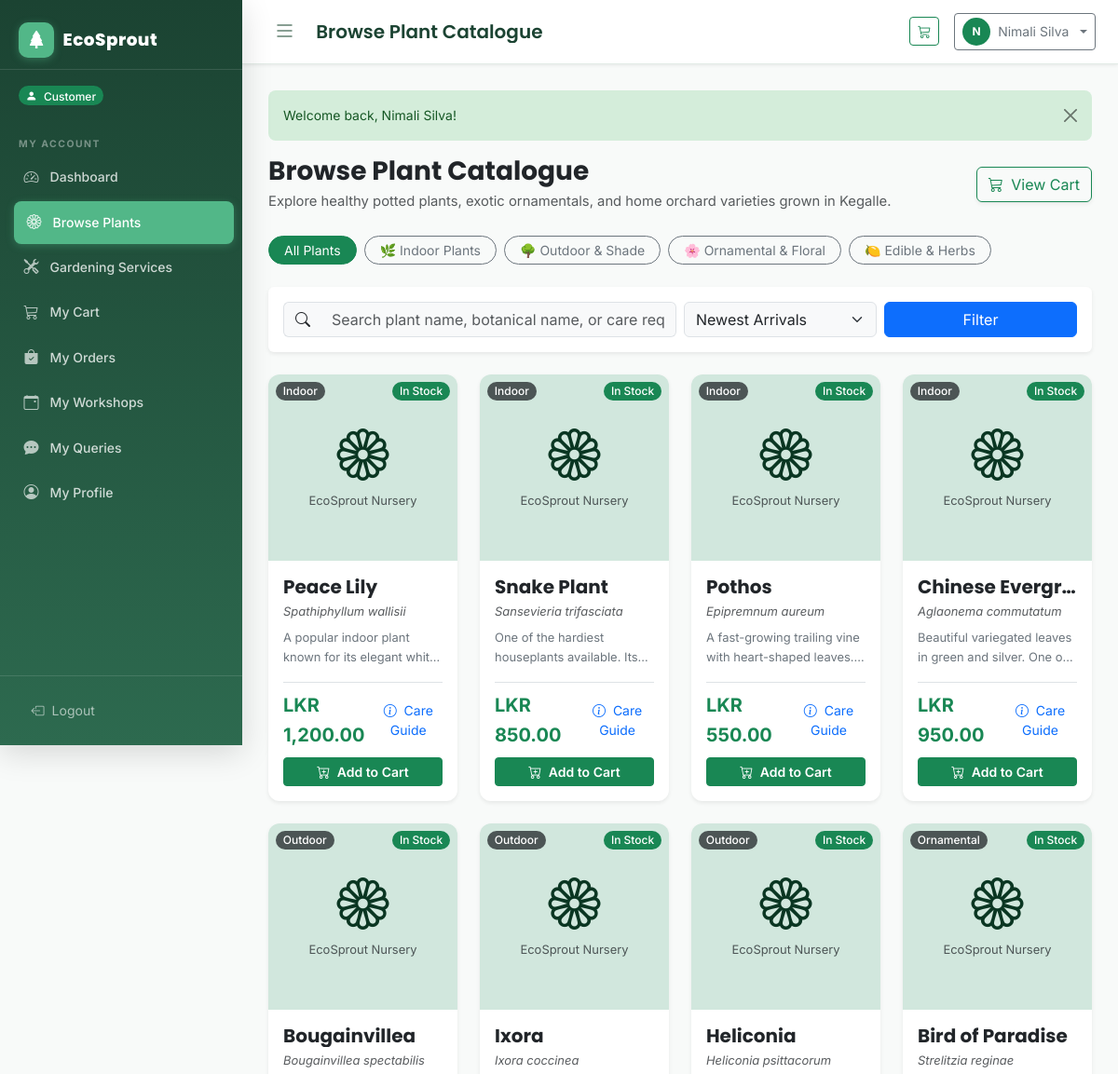
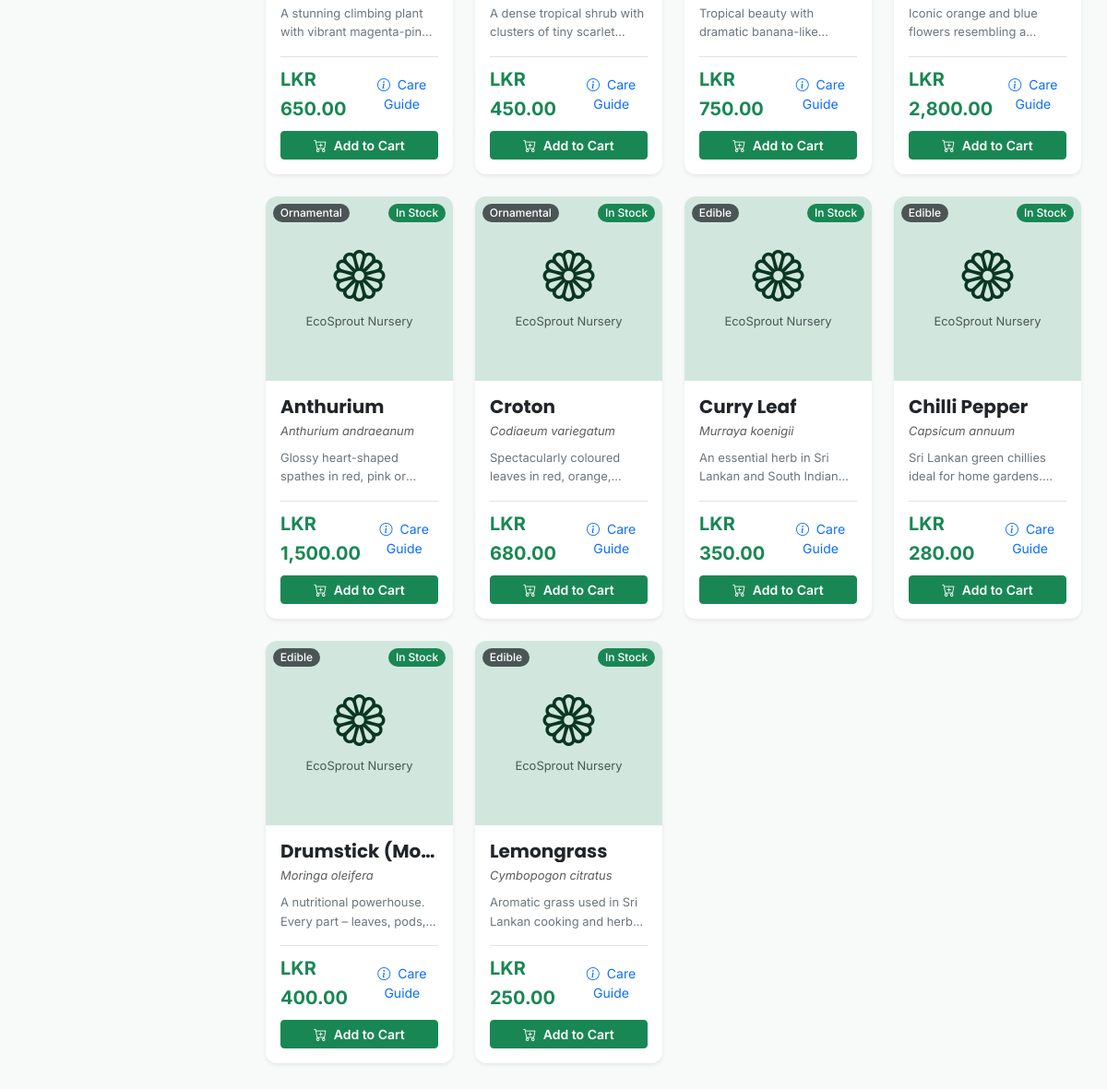
The app's page /customer/catalogue.php (signed in) with its own data (2 pictures, top to bottom).
### tables this page shows
CREATE TABLE IF NOT EXISTS plants (
    id                 INT UNSIGNED AUTO_INCREMENT PRIMARY KEY,
    plant_name         VARCHAR(150) NOT NULL,
    botanical_name     VARCHAR(200) NULL,
    category           ENUM('indoor','outdoor','ornamental','edible') NOT NULL DEFAULT 'indoor',
    description        TEXT         NULL,
    care_instructions  TEXT         NULL,
    price              DECIMAL(10,2) NOT NULL DEFAULT 0.00,
    stock_quantity     INT UNSIGNED  NOT NULL DEFAULT 0,
    image              VARCHAR(255)  NULL COMMENT 'Relative path under assets/images/plants/',
    created_at         TIMESTAMP NOT NULL DEFAULT CURRENT_TIMESTAMP,
    updated_at         TIMESTAMP NOT NULL DEFAULT CURRENT_TIMESTAMP ON UPDATE CURRENT_TIMESTAMP,
    INDEX idx_category (category),
    INDEX idx_plant_name (plant_name),
    INDEX idx_stock (stock_quantity)
);

### includes/auth.php (called while the page is built, shortened)
<?php
function getBaseUrl(): string
{
    $protocol = (!empty($_SERVER['HTTPS']) && $_SERVER['HTTPS'] !== 'off') ? 'https' : 'http';
    $host     = $_SERVER['HTTP_HOST'] ?? 'localhost';
    $scriptName = str_replace('\\', '/', $_SERVER['SCRIPT_NAME'] ?? '');
    if (preg_match('#^(.*?)/(?:admin|staff|customer|actions|includes|assets|database)(?:/|$)#i', $scriptName, $matches)) {
        $subFolder = $matches[1];
    } else {
        $subFolder = dirname($scriptName);
    }
    $subFolder = str_replace('\\', '/', $subFolder);
    return rtrim($protocol . '://' . $host . $subFolder, '/');
}

### customer/catalogue.php (the view, shortened to what this page needs)
<?php
require_once __DIR__ . '/../includes/auth.php';
require_once __DIR__ . '/../includes/functions.php';
$pdo  = getPDO();
$base = getBaseUrl();
$search   = trim($_GET['search'] ?? '');
$category = trim($_GET['category'] ?? '');
$sort     = trim($_GET['sort'] ?? 'newest');
$where  = [];
$params = [];
$whereClause = $where ? 'WHERE ' . implode(' AND ', $where) : '';
$orderBy = match($sort) {
    'price_asc'  => 'ORDER BY price ASC',
    'price_desc' => 'ORDER BY price DESC',
    'name'       => 'ORDER BY plant_name ASC',
    default      => 'ORDER BY created_at DESC'
};
$stmt = $pdo->prepare("SELECT * FROM plants $whereClause $orderBy");
$stmt->execute($params);
$plants = $stmt->fetchAll();
$pageHeading = 'Browse Plant Catalogue';
$cartAction  = $base . '/actions/cart_action.php';
?>
<!DOCTYPE html>
<html lang="en">
<head>
    <link rel="stylesheet" href="https://cdn.jsdelivr.net/npm/bootstrap@5.3.3/dist/css/bootstrap.min.css">
    <link rel="stylesheet" href="https://cdn.jsdelivr.net/npm/bootstrap-icons@1.11.3/font/bootstrap-icons.min.css">
    <link rel="stylesheet" href="<?= $base ?>/assets/css/style.css">
</head>
<body>
<div class="app-wrapper">
    <?php require_once __DIR__ . '/../components/sidebar.php'; ?>
    <div class="main-content">
        <?php require_once __DIR__ . '/../components/navbar.php'; ?>
        <div class="content-area">
            <?= renderFlash() ?>
            <div class="d-flex flex-column flex-md-row justify-content-between align-items-md-center gap-3 mb-4">
                <div>
                    <h2 class="h3 mb-1 text-dark fw-bold"><?= htmlspecialchars($pageHeading) ?></h2>
                    <p class="text-muted mb-0">Explore healthy potted plants, exotic ornamentals, and home orchard varieties grown in Kegalle.</p>
                </div>
                <div>
                    <a href="<?= $base ?>/customer/cart.php" class="btn btn-outline-success shadow-sm">
                        <i class="bi bi-cart3 me-1"></i> View Cart
                    </a>
                </div>
            </div>
            <div class="d-flex flex-wrap gap-2 mb-4">
                <a href="<?= $base ?>/customer/catalogue.php" class="btn btn-sm <?= empty($category) ? 'btn-success' : 'btn-outline-secondary' ?> rounded-pill px-3">
                    All Plants
                </a>
                <a href="<?= $base ?>/customer/catalogue.php?category=indoor" class="btn btn-sm <?= $category === 'indoor' ? 'btn-success' : 'btn-outline-secondary' ?> rounded-pill px-3">
                    🌿 Indoor Plants
                </a>
                <a href="<?= $base ?>/customer/catalogue.php?category=outdoor" class="btn btn-sm <?= $category === 'outdoor' ? 'btn-success' : 'btn-outline-secondary' ?> rounded-pill px-3">
                    🌳 Outdoor & Shade
                </a>
                <a href="<?= $base ?>/customer/catalogue.php?category=ornamental" class="btn btn-sm <?= $category === 'ornamental' ? 'btn-success' : 'btn-outline-secondary' ?> rounded-pill px-3">
                    🌸 Ornamental & Floral
                </a>
                <a href="<?= $base ?>/customer/catalogue.php?category=edible" class="btn btn-sm <?= $category === 'edible' ? 'btn-success' : 'btn-outline-secondary' ?> rounded-pill px-3">
                    🍋 Edible & Herbs
                </a>
            </div>
            <div class="card border-0 shadow-sm mb-4">
                <div class="card-body p-3">
                    <form method="GET" action="" class="row g-2 align-items-center">
                        <div class="col-12 col-md-6">
                            <div class="input-group">
                                <span class="input-group-text bg-light border-end-0"><i class="bi bi-search"></i></span>
                                <input type="text" name="search" class="form-control bg-light border-start-0"
                                       placeholder="Search plant name, botanical name, or care requirements..."
                                       value="<?= htmlspecialchars($search) ?>">
                            </div>
                        </div>
                        <div class="col-6 col-md-3">
                            <select name="sort" class="form-select bg-light">
                                <option value="newest" <?= $sort === 'newest' ? 'selected' : '' ?>>Newest Arrivals</option>
                            </select>
                        </div>
                        <div class="col-6 col-md-3 d-flex gap-2">
                            <button type="submit" class="btn btn-primary flex-grow-1">Filter</button>
                        </div>
                    </form>
                </div>
            </div>
            <?php if (empty($plants)): ?>
                <div class="card border-0 shadow-sm text-center py-5">
                    <div class="card-body">
                        <i class="bi bi-tree display-4 text-muted mb-3 d-block"></i>
                        <h5>No plants matched your selection</h5>
                        <p class="text-muted">Try clearing your search terms or picking another category.</p>
                        <a href="<?= $base ?>/customer/catalogue.php" class="btn btn-primary">Browse All Plants</a>
                    </div>
                </div>
            <?php else: ?>
                <div class="row g-4">
                    <?php foreach ($plants as $p):
                        $inStock = (int)$p['stock_quantity'] > 0;
                        $lowStock = $inStock && (int)$p['stock_quantity'] <= 5;
                    ?>
                        <div class="col-12 col-sm-6 col-lg-4 col-xl-3">
                            <div class="card border-0 shadow-sm h-100 plant-card d-flex flex-column">
                                <div class="position-relative bg-light rounded-top overflow-hidden" style="height: 200px;">
                                    <?php if (!empty($p['image'])): ?>
                                        <img src="<?= $base ?>/assets/images/plants/<?= htmlspecialchars($p['image']) ?>"
                                             alt="<?= htmlspecialchars($p['plant_name']) ?>"
                                             class="w-100 h-100 object-fit-cover">
                                    <?php else: ?>
                                        <div class="w-100 h-100 d-flex flex-column align-items-center justify-content-center text-success-emphasis bg-success-subtle">
                                            <i class="bi bi-flower1 display-4"></i>
                                            <span class="small text-muted mt-1">EcoSprout Nursery</span>
                                        </div>
                                    <?php endif; ?>
                                    <span class="badge bg-dark bg-opacity-75 position-absolute top-0 start-0 m-2 rounded-pill text-capitalize">
                                        <?= htmlspecialchars($p['category']) ?>
                                    </span>
                                    <span class="badge position-absolute top-0 end-0 m-2 rounded-pill <?= !$inStock ? 'bg-danger' : ($lowStock ? 'bg-warning text-dark' : 'bg-success') ?>">
                                        <?= !$inStock ? 'Out of Stock' : ($lowStock ? 'Only ' . $p['stock_quantity'] . ' Left' : 'In Stock') ?>
                                    </span>
                                </div>
                                <div class="card-body d-flex flex-column p-3">
                                    <h5 class="fw-bold text-dark mb-1 text-truncate" title="<?= htmlspecialchars($p['plant_name']) ?>">
                                        <?= htmlspecialchars($p['plant_name']) ?>
                                    </h5>
                                    <?php if (!empty($p['botanical_name'])): ?>
                                        <small class="text-muted fst-italic mb-2 d-block text-truncate">
                                            <?= htmlspecialchars($p['botanical_name']) ?>
                                        </small>
                                    <?php endif; ?>
                                    <p class="text-secondary small mb-3 flex-grow-1" style="display: -webkit-box; -webkit-line-clamp: 2; -webkit-box-orient: vertical; overflow: hidden;">
                                        <?= htmlspecialchars($p['description'] ?? 'Cultivated sustainably in Sri Lankan tropical climate.') ?>
                                    </p>
                                    <div class="pt-2 border-top mt-auto">
                                        <div class="d-flex justify-content-between align-items-center mb-2">
                                            <span class="fw-bold text-success fs-5"><?= formatLKR($p['price']) ?></span>
                                            <button type="button" class="btn btn-link btn-sm text-decoration-none p-0"
                                                    onclick='viewCareGuide(<?= json_encode($p) ?>)'>
                                                <i class="bi bi-info-circle me-1"></i> Care Guide
                                            </button>
                                        </div>
                                        <?php if ($inStock): ?>
                                            <form method="POST" action="<?= $cartAction ?>" class="d-flex gap-2">
                                                <button type="submit" class="btn btn-success w-100 btn-sm fw-semibold">
                                                    <i class="bi bi-cart-plus me-1"></i> Add to Cart
                                                </button>
                                            </form>
                                        <?php else: ?>
                                            <button class="btn btn-secondary w-100 btn-sm disabled" disabled>
                                                Currently Unavailable
                                            </button>
                                        <?php endif; ?>
                                    </div>
                                </div>
                            </div>
                        </div>
                    <?php endforeach; ?>
                </div>
            <?php endif; ?>
        </div>
    </div>
</div>
</body>
</html>

### assets/css/style.css (style rules this page uses)
:root { --eco-primary: #2d6a4f; --eco-primary-dark: #1b4332; --eco-primary-light: #40916c; --eco-accent: #52b788; --eco-accent-light: #95d5b2; --eco-mint: #d8f3dc; --eco-earth: #a98467; --eco-sand: #f4e8c1; --eco-bark: #6b4226; --eco-gray-50: #f8faf9; --eco-gray-100: #f0f4f2; --eco-gray-200: #e2ebe6; --eco-gray-400: #9dbaab; --eco-gray-600: #5a7a6a; --eco-gray-800: #2c3e35; --sidebar-width: 260px; --navbar-height: 64px; --border-radius: 12px; --border-radius-sm: 8px; --shadow-sm: 0 1px 4px rgba(0,0,0,0.08); --shadow-md: 0 4px 16px rgba(0,0,0,0.10); --shadow-lg: 0 8px 32px rgba(0,0,0,0.14); --transition: all 0.25s cubic-bezier(.4,0,.2,1); }
*, *::before, *::after { box-sizing: border-box; }
html { scroll-behavior: smooth; }
body { font-family: 'Inter', system-ui, sans-serif; background-color: var(--eco-gray-50); color: var(--eco-gray-800); font-size: 0.925rem; line-height: 1.6; min-height: 100vh; }
h1, h2, h3, h4, h5, h6 { font-family: 'Poppins', 'Inter', sans-serif; font-weight: 700; color: var(--eco-primary-dark); }
a { color: var(--eco-primary); text-decoration: none; transition: var(--transition); }
.app-wrapper { display: flex; width: 100%; min-height: 100vh; overflow-x: hidden; position: relative; }
.main-content { margin-left: 260px !important; width: calc(100% - 260px) !important; max-width: calc(100% - 260px) !important; min-width: 0; flex: 1 1 auto; display: flex; flex-direction: column; min-height: 100vh; transition: margin-left 0.3s cubic-bezier(.4,0,.2,1), width 0.3s cubic-bezier(.4,0,.2,1), max-width 0.3s cubic-bezier(.4,0,.2,1); overflow-x: hidden; box-sizing: border-box; }
.content-area, .page-content { padding: 1.75rem; flex: 1 0 auto; width: 100%; max-width: 100%; min-width: 0; }
.badge { font-weight: 500; font-size: 0.75rem; padding: 0.35em 0.65em; }
.plant-card { background: #fff; border-radius: var(--border-radius); overflow: hidden; box-shadow: var(--shadow-sm); border: 1px solid var(--eco-gray-200); transition: var(--transition); height: 100%; display: flex; flex-direction: column; }

### records on screen
plants: shows "EcoSprout Nursery", category "Indoor", stock_quantity "In Stock", plant_name "Peace Lily", botanical_name "Spathiphyllum wallisii", description "A popular indoor plant known for its elegant…", price "LKR 1,200.00"
plants: shows "EcoSprout Nursery", category "Indoor", stock_quantity "In Stock", plant_name "Snake Plant", botanical_name "Sansevieria trifasciata", description "One of the hardiest houseplants available.…", price "LKR 850.00"
plants: shows "EcoSprout Nursery", category "Indoor", stock_quantity "In Stock", plant_name "Pothos", botanical_name "Epipremnum aureum", description "A fast-growing trailing vine with heart-shaped…", price "LKR 550.00"
plants: shows "EcoSprout Nursery", category "Indoor", stock_quantity "In Stock", plant_name "Chinese Evergr…", botanical_name "Aglaonema commutatum", description "Beautiful variegated leaves in green and silver. One…", price "LKR 950.00"
plants: shows "EcoSprout Nursery", category "Outdoor", stock_quantity "In Stock", plant_name "Bougainvillea", botanical_name "Bougainvillea spectabilis", description "A stunning climbing plant with vibrant…", price "LKR 650.00"
plants: shows "EcoSprout Nursery", category "Outdoor", stock_quantity "In Stock", plant_name "Ixora", botanical_name "Ixora coccinea", description "A dense tropical shrub with clusters of tiny…", price "LKR 450.00"
plants: shows "EcoSprout Nursery", category "Outdoor", stock_quantity "In Stock", plant_name "Heliconia", botanical_name "Heliconia psittacorum", description "Tropical beauty with dramatic…", price "LKR 750.00"
plants: shows "EcoSprout Nursery", category "Ornamental", stock_quantity "In Stock", plant_name "Bird of Paradise", botanical_name "Strelitzia reginae", description "Iconic orange and blue flowers resembling…", price "LKR 2,800.00"
plants: shows "EcoSprout Nursery", category "Ornamental", stock_quantity "In Stock", plant_name "Anthurium", botanical_name "Anthurium andraeanum", description "Glossy heart-shaped spathes in red, pink…", price "LKR 1,500.00"
plants: shows "EcoSprout Nursery", category "Ornamental", stock_quantity "In Stock", plant_name "Croton", botanical_name "Codiaeum variegatum", description "Spectacularly coloured leaves in red,…", price "LKR 680.00"
plants: shows "EcoSprout Nursery", category "Edible", stock_quantity "In Stock", plant_name "Curry Leaf", botanical_name "Murraya koenigii", description "An essential herb in Sri Lankan and South…", price "LKR 350.00"
plants: shows "EcoSprout Nursery", category "Edible", stock_quantity "In Stock", plant_name "Chilli Pepper", botanical_name "Capsicum annuum", description "Sri Lankan green chillies ideal for home…", price "LKR 280.00"
plants: shows "EcoSprout Nursery", category "Edible", stock_quantity "In Stock", plant_name "Drumstick (Mo…", botanical_name "Moringa oleifera", description "A nutritional powerhouse. Every part – leaves,…", price "LKR 400.00"
plants: shows "EcoSprout Nursery", category "Edible", stock_quantity "In Stock", plant_name "Lemongrass", botanical_name "Cymbopogon citratus", description "Aromatic grass used in Sri Lankan cooking and…", price "LKR 250.00"

### other values on screen
$role "Customer"
$pageHeading "Browse Plant Catalogue"
substr($userName, 0, 1) "N"
$userName "Nimali Silva"
$msg "Welcome back, Nimali Silva!"
